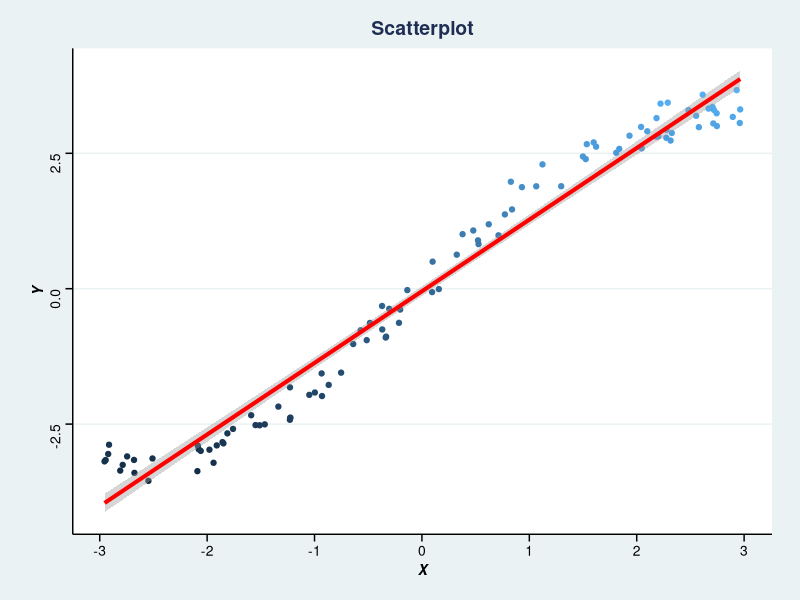

Generate this figure with R:
# Packages ----------------------------------------------------------------

require(ggplot2)
require(ggthemes)
require(dplyr)

# Simulation of Non-linear Data --------------------------------------------------------------

set.seed(281)
df <- data.frame(
        "x" = runif(n = 100, min = -3, max = 3)) |> 
        mutate(
                y = x + sin(x) + rnorm(n = 100, mean = 0, sd = .2)
        )



# Scatterplot -------------------------------------------------------------

ggplot(data = df, mapping = aes(x = x, y = y, col = y)) +
        geom_point() +
        geom_smooth(method = "lm", formula = y ~ x,
                    size = 1.4, col = "red", se = T) +
        labs(
                title = "Scatterplot",
                x = "X",
                y = "Y"
        ) +
        theme_stata() +
        theme(
                plot.title = element_text(face = "bold", hjust = 0.5),
                axis.title.x = element_text(face = "bold.italic"),
                axis.title.y = element_text(face = "bold.italic")
        ) +
        guides(col = "none") 

# Regression Model ---------------------------------------------------------------

# Simple Linear Regression
fit <- lm(
        data = df,
        formula = y ~ x
)

sumfit <- summary(fit)

# R-Squared of approximately 0.97
sumfit$r.squared

# Residuals
residualsDf <- data.frame("residuals" = fit$residuals,
                          "x" = df$x
                          )


# Residuals Plot ----------------------------------------------------------

ggplot(data = residualsDf, mapping = aes(x = x, y = residuals, col = residuals)) +
        geom_point(size = 2) +
        geom_hline(yintercept = 0, size = 1.3, col = "red") +
        labs(
                title = "Residual Variation",
                x = "X",
                y = "Residual"
        ) +
        scale_color_gradient(low = "black", high = "skyblue") +
        theme_stata() +
        theme(
                plot.title = element_text(face = "bold", hjust = 0.5),
                axis.title.x = element_text(face = "bold"),
                axis.title.y = element_text(face = "bold")
        ) +
        guides(col = "none") -> plot
